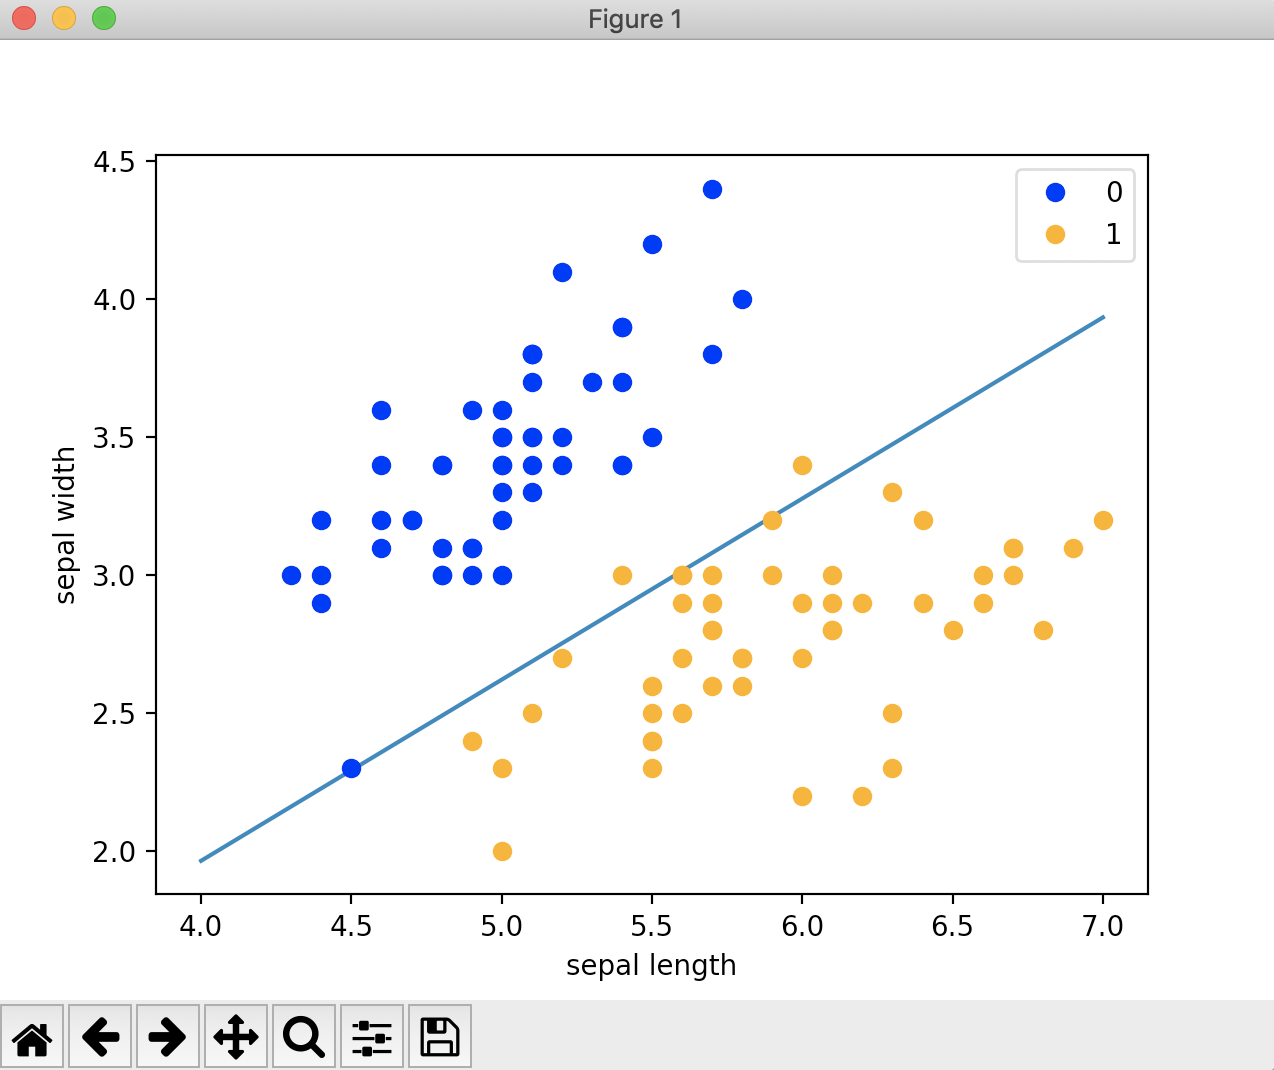

Recreate this plot in Python.
import pandas as pd
import numpy as np
import matplotlib.pyplot as plt
from sklearn.datasets import load_iris
import imp

# $f(x) = sign(\sum_{j=1}^{N}\alpha_{j}x_{j}x+b)$
# 损失函数 $L(w, b) = -\ {y_{i}(w*x_{i} + b)}$
# if y_{i}(\sum_{j=1}^{N}\alpha_{j}x_{j}x_{i}+b) <=0 
# update by \alpha_{i} += lr, b += lr*y_{i}
#w = \sum_{i=1}^{N}\alpha_{i}x_{i}y_{i}
#b = \sum_{i=1}^{N}\alpha_{i}y_{i}

class Perceptron:
    def __init__(self, X_train, y_train):
    
        self.Gram_matrix = np.dot(X_train, np.transpose(X_train))
        self.alpha = np.zeros(X_train.shape[0])
        self.w = np.ones(X_train.shape[1])
        self.b = np.zeros(y_train.shape[1])
        self.lr = 0.1

    def predict(self, x): 
        y = np.dot(x, self.w) + self.b
        return y

    def fit(self, X_train, y_train):

        is_wrong = False
        while not is_wrong:
            wrong_count = 0
            for i in range(X_train.shape[0]):
                sign = y_train[i]*\
                (np.sum(np.multiply(self.Gram_matrix[i], \
                np.multiply(np.transpose(y_train), \
                np.reshape(self.alpha, [1, X_train.shape[0]]))))+self.b)
                if sign <= 0:
                    self.alpha[i] += self.lr
                    self.b += self.lr*y_train[i]
                    wrong_count += 1

            if(wrong_count==0):
                is_wrong = True
        y_train_ = np.repeat(y_train, X_train.shape[1]).reshape([X_train.shape[0], X_train.shape[1]])
        alpha_ = np.repeat(self.alpha, X_train.shape[1]).reshape([X_train.shape[0], X_train.shape[1]])
      
        self.w = np.sum(np.multiply(alpha_, np.multiply(y_train_, X_train)), axis=0)
        return "Fit successfully"

    def score(self, X_test, y_test):
        worng_count = 0
        for i in range(X_test.shape[0]):
            if(y_test[i]*self.predict(X_test[i])) <= 0:
                worng_count += 1
        
        return 1-worng_count/X_test.shape[0]



if __name__ == "__main__":

    # load data
    iris = load_iris()
    df = pd.DataFrame(iris.data, columns=iris.feature_names)
    df['label'] = iris.target

    df.columns = ['sepal length', 'sepal width', 'petal length', 'petal width', 'label']

    #print(df)

    # plt.scatter(df[:50]['sepal length'], df[:50]['sepal width'], label='0')
    # plt.scatter(df[50:100]['sepal length'], df[50:100]['sepal width'], label='1')
    # plt.scatter(df[100:150]['sepal length'], df[100:150]['sepal width'], label='2')
    # plt.xlabel('sepal length')
    # plt.ylabel('sepal width')
    # plt.legend()
    # plt.show()

    data = np.array(df.iloc[:100, [0, 1, -1]])
    #select by df.iloc, select by index
    X = data[:, :-1]
    y = np.where(data[:, -1]==0, -1, data[:, -1])
    y = np.reshape(y, [y.shape[0], 1])

    #fit
    perceptron = Perceptron(X[:75], y[:75])
    perceptron.fit(X[:75], y[:75])

    #test accuracy
    accuracy = perceptron.score(X[75:100], y[75:100])
    print("test accuracy:", accuracy)

    #decision boundry, train with 75% points
    x_points = np.linspace(4, 7,10)
    y_ = -(perceptron.w[0]*x_points + perceptron.b)/perceptron.w[1]
    plt.plot(x_points, y_)

    #data points
    plt.plot(data[:50, 0], data[:50, 1], 'bo', color='blue', label='0')
    plt.plot(data[50:100, 0], data[50:100, 1], 'bo', color='orange', label='1')
    plt.xlabel('sepal length')
    plt.ylabel('sepal width')
    plt.legend()
    plt.show()
